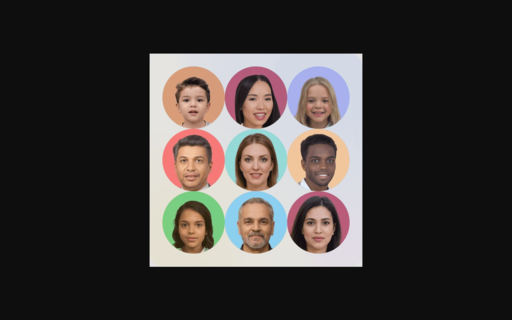
#> input picture part-05/face.png, 512 x 320 px
$ python 05_python-aiml.py
#> lines starting #> are read from the running program, lines starting #| are printed output that depends on the picture; after the words box and inside, x2 and y2 are one past the last pixel; in counts of white or black regions, pixels touching at a corner belong together
#> the answer given: 1
#> the answer given: face.png
" Project: Face Detection App "

import cv2
import matplotlib.pyplot as plt
from matplotlib.animation import FuncAnimation

# load haar cascade classifier
face_cascade = cv2.CascadeClassifier(cv2.data.haarcascades + 'haarcascade_frontalface_default.xml')

def detect_faces_from_images(image_path):
     # load an image
#> called with image_path = 'face.png'
    image = cv2.imread(image_path)
#> image is the input picture: shape (320, 512, 3); mean B, G, R 54.1, 55.9, 60.4
    gray = cv2.cvtColor(image, cv2.COLOR_BGR2GRAY)
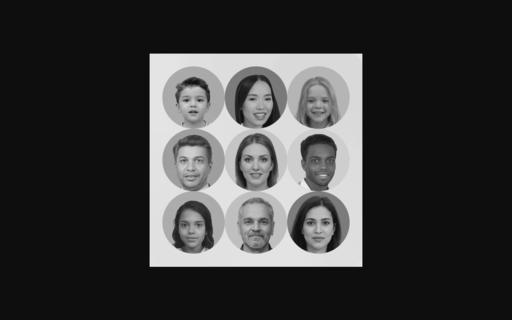
#> gray: shape (320, 512); min 10, max 236, mean 57.1

    # detect faces
    faces = face_cascade.detectMultiScale(gray, scaleFactor= 1.1, minNeighbors= 5, minSize= (30, 30))
#> faces = [[241, 84, 39, 39], [173, 84, 41, 41], [301, 87, 36, 36], [168, 143, 45, 45], [236, 144, 41, 41], [304, 146, 38, 38], [236, 206, 41, 41], [298, 207, 42, 42], [175, 211, 36, 36]]

    # draw rectangles around detected facesS
    for (x, y, w, h) in faces:
        cv2.rectangle(image, (x, y),(x + w, y + h), (0, 255, 0), 2)
#> this loop made 9 passes
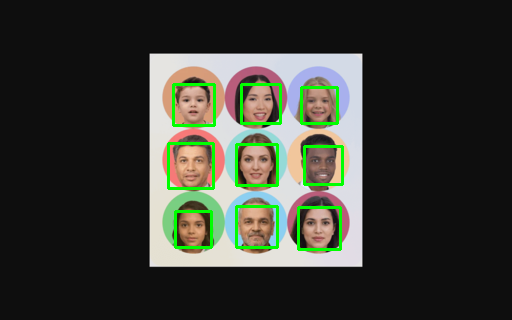
#> image: shape (320, 512, 3); 2.61% of pixels changed, all inside (x1, y1, x2, y2) = (167, 83, 344, 251)

    # show the image
    plt.imshow(cv2.cvtColor(image, cv2.COLOR_BGR2RGB))
    plt.title("Face Detection")
    plt.axis('off')
    plt.show()

def detect_faces_from_webcam():
    face_cascade = cv2.CascadeClassifier(cv2.data.haarcascades + 'haarcascade_frontalface_default.xml')
    cap = cv2.VideoCapture(0)

    fig, ax = plt.subplots()
    img_display = ax.imshow([[0]], cmap='gray')
    plt.axis('off')

    def update(frame):
        ret, frame = cap.read()
        if not ret:
            return

        gray = cv2.cvtColor(frame, cv2.COLOR_BGR2GRAY)
        faces = face_cascade.detectMultiScale(gray, scaleFactor=1.1, minNeighbors=5, minSize=(30, 30))

        for (x, y, w, h) in faces:
            cv2.rectangle(frame, (x, y), (x + w, y + h), (0, 255, 0), 2)

        img_display.set_array(cv2.cvtColor(frame, cv2.COLOR_BGR2RGB))
        return img_display,

    ani = FuncAnimation(fig, update, interval=50, blit=True)
    plt.show()

    cap.release()

print("Choose an option:")
print("1. Detect face from an image")
print("2. Detect face from webcam")

choice = input("Enter your choice (1/2): ")

if choice == "1":
    image_path = input("Enter the path of the image: ")
    detect_faces_from_images(image_path)
elif choice == "2":
    detect_faces_from_webcam()
else:
    print("Invalid choice")
